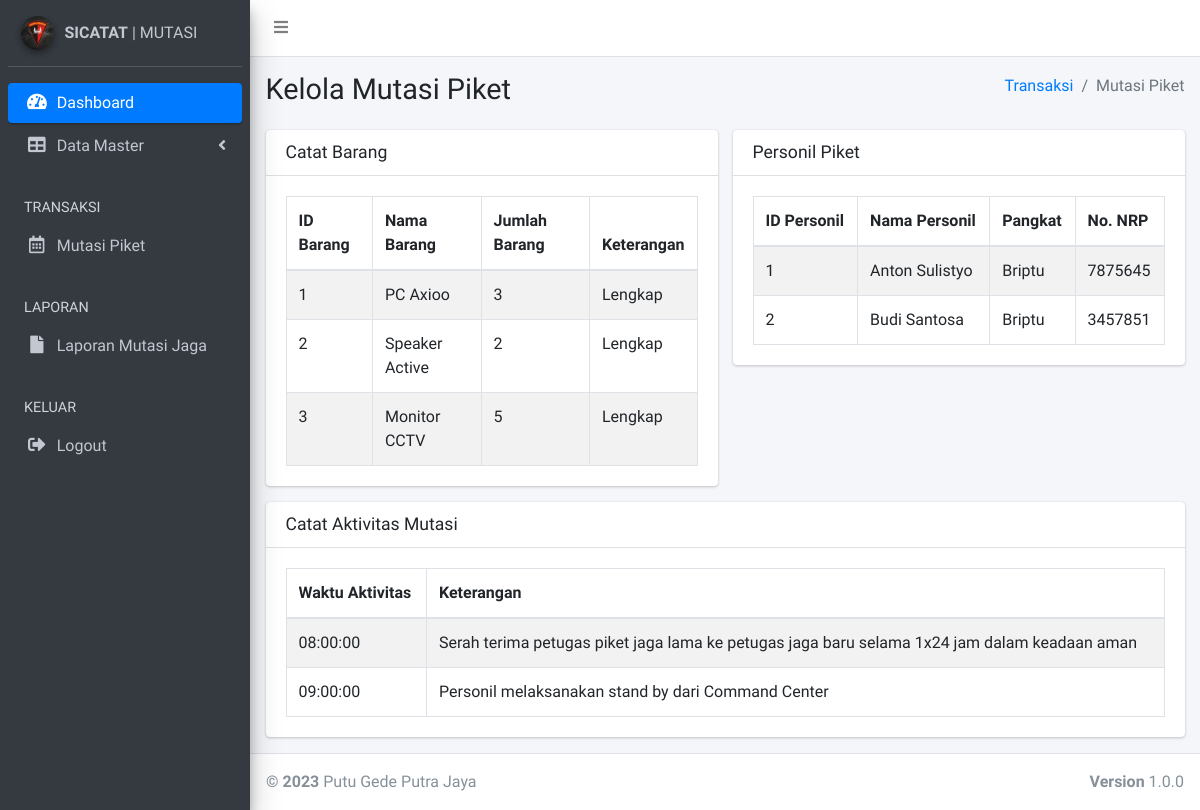
The page /history_mutasijaga.php?id=1 (signed in) on the database as committed earlier.
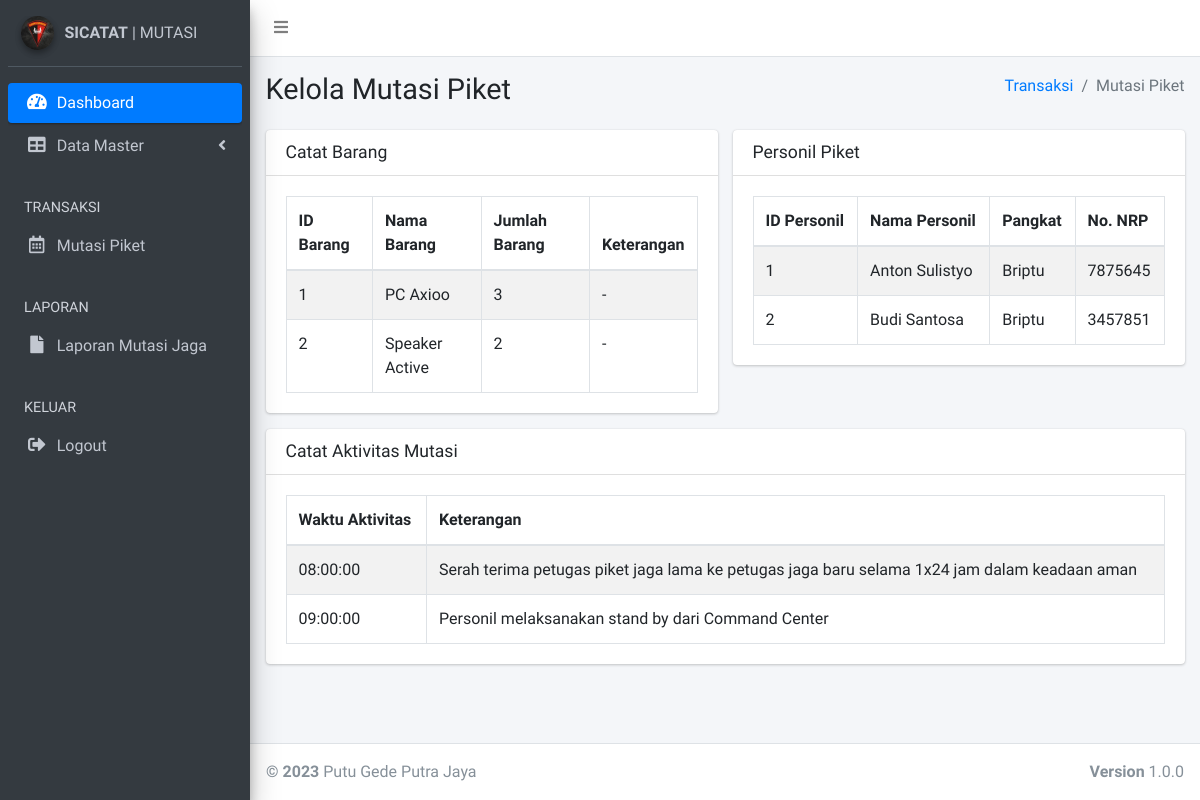
The same page on the database as committed later.
### tables this page shows
CREATE TABLE `tb_detil_mutasi_barang` (
  `id_mutasi_jaga` int NOT NULL,
  `id_barang` int NOT NULL,
  `kelengkapan` varchar(20) DEFAULT NULL,
  `keterangan` text,
  PRIMARY KEY (`id_mutasi_jaga`,`id_barang`)
);

CREATE TABLE `tb_barang` (
  `id_barang` int NOT NULL AUTO_INCREMENT,
  `nama_barang` varchar(1024) DEFAULT NULL,
  `jml_barang` varchar(1024) DEFAULT NULL,
  `status_brg` smallint DEFAULT NULL,
  PRIMARY KEY (`id_barang`)
);

CREATE TABLE `tb_detil_mutasi_personil` (
  `id_mutasi_jaga` int NOT NULL,
  `id_personil` int NOT NULL,
  PRIMARY KEY (`id_mutasi_jaga`,`id_personil`)
);

CREATE TABLE `tb_personil` (
  `id_personil` int NOT NULL AUTO_INCREMENT,
  `nama_personil` varchar(1024) DEFAULT NULL,
  `pangkat_personil` varchar(1024) DEFAULT NULL,
  `nrp_personil` int DEFAULT NULL,
  `status_personil` smallint DEFAULT NULL,
  PRIMARY KEY (`id_personil`)
);

CREATE TABLE `tb_list_mutasi` (
  `id_list_mutasi` int NOT NULL AUTO_INCREMENT,
  `id_mutasi_jaga` int DEFAULT NULL,
  `waktu_mutasi` time DEFAULT NULL,
  `keterangan_mutasi` varchar(1024) DEFAULT NULL,
  PRIMARY KEY (`id_list_mutasi`)
);

### history_mutasijaga.php (the view, shortened to what the changed rows need)
<?php
    include "koneksi.php";
$idmutasi=$_GET['id'];
?>
<!DOCTYPE html>
<html>
<head>
  <link rel="stylesheet" href="plugins/fontawesome-free/css/all.min.css">
  <link rel="stylesheet" href="https://code.ionicframework.com/ionicons/2.0.1/css/ionicons.min.css">
  <link rel="stylesheet" href="plugins/datatables-bs4/css/dataTables.bootstrap4.css">
  <link rel="stylesheet" href="dist/css/adminlte.min.css">
</head>
<body class="hold-transition sidebar-mini">
<div class="wrapper">
  <div class="content-wrapper">
    <section class="content-header">
      <div class="container-fluid">
        <div class="row mb-2">
          <div class="col-sm-6">
            <h1>Kelola Mutasi Piket</h1>
          </div>
        </div>
      </div>
    </section>
    <section class="content">
      <div class="container-fluid">
        <div class="row">
          <div class="col-md-6">
            <div class="card card-primary">
                <div class="card-body">
                <table class="table table-bordered table-striped">
                <thead>
                <tr>
                  <th>ID Barang</th>
                  <th>Nama Barang</th>
                  <th>Jumlah Barang</th>
                  <th>Keterangan</th>
                </tr>
                </thead>
                <tbody>
          <?php
          $query = mysqli_query($conn,"SELECT `tb_detil_mutasi_barang`.*, tb_barang.nama_barang, tb_barang.jml_barang
                                      FROM `tb_detil_mutasi_barang`,tb_barang
                                      WHERE `tb_detil_mutasi_barang`.id_barang=tb_barang.id_barang AND id_mutasi_jaga='$idmutasi'");
          while ($data = mysqli_fetch_assoc($query))
          {
          ?>
            <tr>
              <td><?php echo $data['id_barang']; ?></td>
              <td><?php echo $data['nama_barang']; ?></td>
              <td><?php echo $data['jml_barang']; ?></td>
              <td><?php echo $data['keterangan']; ?></td>
            </tr>
          <?php
          }
          ?>
        </tbody>
              </table>
                </div>
            </div>
          </div>
          <div class="col-md-6">
            <div class="card card-warning">
              <div class="card-body">
              <table class="table table-bordered table-striped">
                <thead>
                <tr>
                  <th>ID Personil</th>
                  <th>Nama Personil</th>
                  <th>Pangkat</th>
                  <th>No. NRP</th>
                </tr>
                </thead>
                <tbody>
          <?php
          $query = mysqli_query($conn,"SELECT tb_detil_mutasi_personil.*, tb_personil.nama_personil, tb_personil.pangkat_personil, tb_personil.nrp_personil
                                        FROM tb_detil_mutasi_personil, tb_personil
                                        WHERE tb_detil_mutasi_personil.id_personil=tb_personil.id_personil
          AND id_mutasi_jaga='$idmutasi'");
          while ($data = mysqli_fetch_assoc($query))
          {
          ?>
            <tr>
              <td><?php echo $data['id_personil']; ?></td>
              <td><?php echo $data['nama_personil']; ?></td>
              <td><?php echo $data['pangkat_personil']; ?></td>
              <td><?php echo $data['nrp_personil']; ?></td>
            </tr>
          <?php
          }
          ?>
        </tbody>
              </table>
              </div>
            </div>
          </div>
          <div class="col-md-12">
            <div class="card card-primary">
                <div class="card-body">
<table class="table table-bordered table-striped">
                <thead>
                <tr>
                  <th>Waktu Aktivitas</th>
                  <th>Keterangan</th>
                </tr>
                </thead>
                <tbody>
          <?php
          $query = mysqli_query($conn,"SELECT * FROM tb_list_mutasi WHERE id_mutasi_jaga='$idmutasi'");
          while ($data = mysqli_fetch_assoc($query))
          {
          ?>
            <tr>
              <td><?php echo $data['waktu_mutasi']; ?></td>
              <td><?php echo $data['keterangan_mutasi']; ?></td>
            </tr>
          <?php
          }
          ?>
        </tbody>
              </table>
                </div>
            </div>
          </div>
        </div>
      </div>
    </section>
  </div>
</div>
</body>
</html>

Rows that differ between the two databases and show on the page:
removed tb_detil_mutasi_barang: id_barang "3", id_barang.nama_barang "Monitor CCTV", id_barang.jml_barang "5", keterangan "Lengkap"
changed tb_detil_mutasi_barang "PC Axioo": keterangan "Lengkap" → "-"
changed tb_detil_mutasi_barang "Speaker Active": keterangan "Lengkap" → "-"
